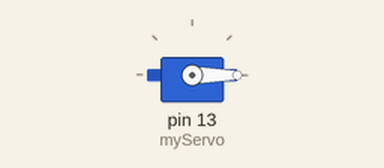
A sketch run on a simulated Arduino Uno, built with avr-gcc and run on an emulated ATmega328P. On the bench: servo.

Above: at 0.05 s.
At 12.0 s:
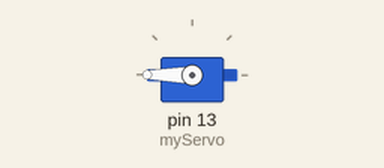
Timing chart, 0 to 15.6 s (numbered marks = the images above):
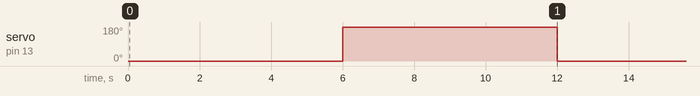

The sketch:

Continuous_servo_rotation.ino
```cpp
/*
 * Modify servo as detailed in Instructable before running this code
 * Connect servo to 5V, GND and digital pin 13
 */

#include <Servo.h>
Servo myServo;

void setup() {
  myServo.attach(13);
}

void loop() {
  myServo.write(0);
  delay(6000);        //servo will continuously rotate in one direction for 6secs
  myServo.write(180); //servo will continuously rotate in opposite direction for 6secs
  delay(6000);
}
```

Measured:
- by itself, servo on pin 13 (myServo): alternates 180° for 6.0 s and 0° for 6.0 s
